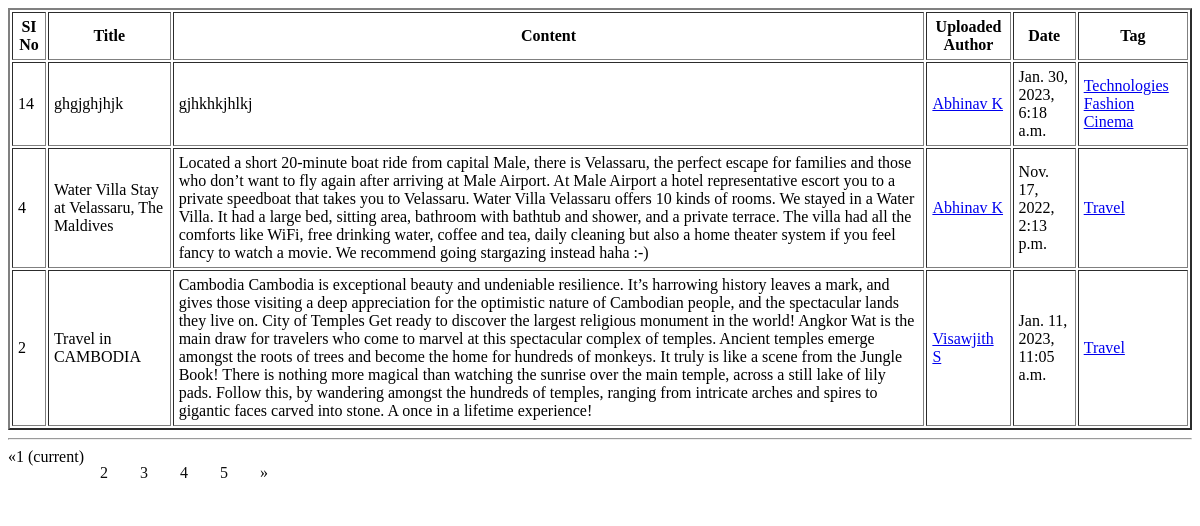
Screenshot of /main/blogview/ with the database file from the repository.
### main/models.py (models this page shows, shortened)
class Blog(models.Model):
    title=models.CharField("Enter title name",max_length=100)
    author=models.ForeignKey(Author,on_delete=models.CASCADE)
    blog_category=models.ForeignKey(Blog_category,on_delete=models.CASCADE)
    content=models.TextField(max_length=2000, help_text="Enter you blog text here.")
    upload_date=models.DateTimeField("Enter upload date and time",max_length=50)
    tags=models.ManyToManyField(Tags)

class Author(models.Model):
    name=models.CharField("Enter author name",max_length=30)
    contact=models.CharField("Enter contact number",max_length=30)
    email=models.EmailField("Enter email id",max_length=30)
    address=models.CharField(max_length=500)
    author_category=models.ForeignKey(Author_category,on_delete=models.CASCADE)
    def __str__(self):
        return self.name

class Tags(models.Model):
    name=models.CharField("Enter tag name",max_length=30)

### main/views.py (the view)
# urls.py: path("blogview/",views.blogfieldDisplay,name="blogfieldDisplay"),
def blogfieldDisplay(request):
    allTags=Blog.tags.through.objects.all()
    user_list = Blog.objects.all().order_by('-title')
    page = request.GET.get('page', 1)
    paginator = Paginator(user_list, 3)
    try:
        users = paginator.page(page)
    except PageNotAnInteger:
        users = paginator.page(1)
    except EmptyPage:
        users = paginator.page(paginator.num_pages)
    return render(request, 'main/blogField.html', { "tags":allTags,'users': users })

### main/templates/main/blogField.html (shortened to what this page needs)
<!DOCTYPE html>
<html lang="en">
<head>
</head>
<body>
    <form action="" method="post">
        <table align="center" border="2" cellpadding="5">
            <tr>
                <th>SI No</th>
                <th>Title</th>
                <th>Content</th>
                <th>Uploaded Author</th>
                <th>Date</th>
                <th>Tag</th>
            </tr>
            {% for data in users %}
            <tr>
                    <td>{{ data.id }}</td>
                    <td>{{ data.title }}</td>
                    <td>{{ data.content }}</td>
                    <td><a href="{% url 'main_app:authorData' data.author_id %}">{{ data.author }}</a></td>
                    <td>{{ data.upload_date }}</td>
                    <td>
                    {% for tag in data.tags.all %}
                        <a href="{% url 'main_app:tagData' tag.id %}">{{ tag.name }}</a>
                    {% endfor %}
                </td>
            </tr>
            {% endfor %}
        </table>
        <hr>
            <center>
            {% if users.has_other_pages %}
  <ul class="pagination" align="center">
    {% if users.has_previous %}
      <li><a href="?page={{ users.previous_page_number }}">&laquo;</a></li>
    {% else %}
      <li class="disabled"><span>&laquo;</span></li>
    {% endif %}
    {% for i in users.paginator.page_range %}
      {% if users.number == i %}
        <li class="active"><span>{{ i }} <span class="sr-only">(current)</span></span></li>
      {% else %}
        <li><a href="?page={{ i }}">{{ i }}</a></li>
      {% endif %}
    {% endfor %}
    {% if users.has_next %}
      <li><a href="?page={{ users.next_page_number }}">&raquo;</a></li>
    {% else %}
      <li class="disabled"><span>&raquo;</span></li>
    {% endif %}
  </ul>
{% endif %}
</center>
    </form>
</body>
</html>

### main/templates/main/blogField.html (style rules this page uses)
ul { list-style-type: none; margin: 0; padding: 0; overflow: hidden; background-color: white; align-content: center; }
li { float: left; border: #070505; }
li a { display: block; color: rgb(13, 13, 13); text-align: center; padding: 16px; text-decoration: none; }

### rows the page displays
Blog: id "14", title "ghgjghjhjk", content "gjhkhkjhlkj", author "Abhinav K", upload_date "Jan. 30, 2023, 6:18 a.m."
Tags: name "Technologies"
Tags: name "Fashion"
Tags: name "Cinema"
Blog: id "4", title "Water Villa Stay at Velassaru, The Maldives", content "Located a short 20-minute boat ride from capital Male, there is Velassaru, the perfect escape for families and those who don’t want to fly again after arriving at Male Airport. At Male Airport a hotel representative escort you to a private speedboat that takes you to Velassaru. Water Villa Velassaru offers 10 kinds of rooms. We stayed in a Water Villa. It had a large bed, sitting area, bathroom with bathtub and shower, and a private terrace. The villa had all the comforts like WiFi, free drinking water, coffee and tea, daily cleaning but also a home theater system if you feel fancy to watch a movie. We recommend going stargazing instead haha :-)", author "Abhinav K", upload_date "Nov. 17, 2022, 2:13 p.m."
Tags: name "Travel"
Blog: id "2", title "Travel in CAMBODIA", content "Cambodia Cambodia is exceptional beauty and undeniable resilience. It’s harrowing history leaves a mark, and gives those visiting a deep appreciation for the optimistic nature of Cambodian people, and the spectacular lands they live on. City of Temples Get ready to discover the largest religious monument in the world! Angkor Wat is the main draw for travelers who come to marvel at this spectacular complex of temples. Ancient temples emerge amongst the roots of trees and become the home for hundreds of monkeys. It truly is like a scene from the Jungle Book! There is nothing more magical than watching the sunrise over the main temple, across a still lake of lily pads. Follow this, by…", author "Visawjith S", upload_date "Jan. 11, 2023, 11:05 a.m."

### other values shown
{{ i }} "1"
{{ i }} "2" "3" "4" "5"
